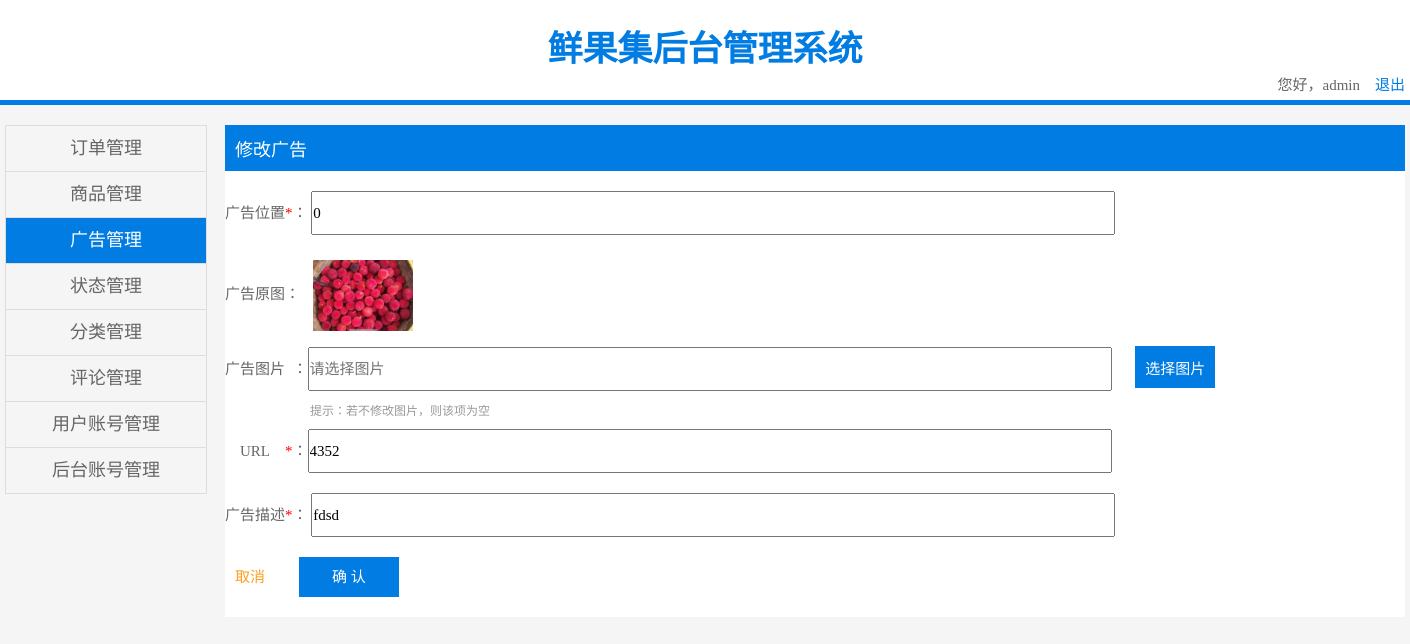
Page /admin/page/adv/updatelittle.php?id=15 (signed in) on the committed database.
### tables this page shows
CREATE TABLE `littleadvert` (
  `id` int(10) unsigned NOT NULL AUTO_INCREMENT,
  `url` varchar(100) NOT NULL,
  `option` int(10) NOT NULL,
  `content` varchar(100) NOT NULL,
  `img` varchar(100) NOT NULL,
  PRIMARY KEY (`id`)
);

### admin/page/adv/updatelittle.php (the view, shortened to what this page needs)
<?php
    $id = $_GET['id'];
    $sql = "select * from littleadvert where id='{$id}'";
    $rst = mysql_query($sql);
    $row = mysql_fetch_assoc($rst);
?>
<!DOCTYPE html>
<html lang="en">
<head>
    <link href="../../css/public.css" type="text/css" rel="stylesheet"/>
    <link href="../../css/addAdv.css" type="text/css" rel="stylesheet"/>
</head>
<body>
<div class="header">
    <div class="header_size">
        <p class="header_title">鲜果集后台管理系统 </p>
        <span class="header_exit">您好，<?php echo $_SESSION['admin_username']; ?>&nbsp;&nbsp;&nbsp; <a href="../../api/logout.php" onclick="return confirm('确认退出系统吗？');">退出</a></span>
    </div>
</div>
<div class="content">
    <div class="con_con">
        <ul class="nav">
            <li><a href="../../indent_m.php">订单管理</a></li>
            <li><a href="../../product.php">商品管理</a></li>
            <li><a href="../../adv.php" class="active">广告管理</a></li>
            <li><a href="../../status.php">状态管理</a></li>
            <li><a href="../../class.php">分类管理</a></li>
            <li><a href="../../comment.php">评论管理</a></li>
            <li><a href="../../business.php">用户账号管理</a></li>
            <li><a href="../../admin.php">后台账号管理</a></li>
        </ul>
        <form action="../../api/adv/updatelittle.php" method="post" enctype="multipart/form-data">
        <div class="right">
            <p class="title">修改广告</p>
            <div class="details">
                <p class="title2">广告位置<span>*</span>：
                    <input type="text" value="<?php echo $row['option']; ?>"  onfocus="this.blur()" name="option">
                </p>
                <p>
                    广告原图：&nbsp;&nbsp;<img src="../../../public/uploads/<?php echo $row['img']; ?>" alt="" style="vertical-align:middle;width:100px;">
                </p>
                <p>
                    广告图片&nbsp;&nbsp;：<input type="text" id="change_t1" class="pic" placeholder="请选择图片" onfocus="this.blur()">
                    <input type="text" value="选择图片" class="sure" onfocus="this.blur()" onclick="document.getElementById('change_a1').click();">
                </p>
                <p class="text">提示：若不修改图片，则该项为空</p>
                <p class="title2">&nbsp;&nbsp;&nbsp;&nbsp;URL&nbsp;&nbsp;&nbsp;&nbsp;<span>*</span>：<input type="text" value="<?php echo $row['url']; ?>" name="url"></p>
                <p class="title2">广告描述<span>*</span>：
                    <input type="text" value="<?php echo $row['content']; ?>"  name="content">
                </p>
                <a href="../../adv.php" class="del">取消</a>
                <input type="submit" value="确 认" class="ok" onfocus="this.blur();">
            </div>
        </div>
        </form>
    </div>
</div>
</body>
</html>

### admin/css/public.css (style rules this page uses)
* { margin: 0; padding: 0; }
body, html { margin: 0; background-color: #f5f5f5; height: 100%; font-family: 微软雅黑; color: rgb(102, 102, 102); font-size: 15px; }
.header { width: 100%; height: 100px; line-height: 100px; background-color: #fff; margin: 0; color: #007ce3; border-bottom: 5px solid #007ce3; text-align: center; }
.header_size { width: 1400px; margin: 0 auto; display: inline-block; }
.header_size a { line-height: 10px; color: #007ce3; text-decoration: none; }
.header_exit { float: right; height: 20px; line-height: 20px; color: rgb(102, 102, 102); margin-top: -25px; }
.header .header_title { width: 688px; line-height: 100px; color: #007ce3; text-align: center; font-size: 35px; font-weight: bold; margin: 0 auto; }
.content { width: 100%; margin: 0 auto; display: inline-block; text-align: center; margin-top: 20px; margin-bottom: 50px; }
.content .con_con { width: 1400px; height: 500px; margin: 0 auto; }
.content .con_con .nav { float: left; width: 200px; border: 1px solid #deddde; font-family: 微软雅黑; border-bottom: 0; }
.content .con_con .nav li { list-style: none; width: 100%; height: 45px; text-align: center; line-height: 45px; border-bottom: 1px solid #deddde; }
.content .con_con .nav li a { display: inline-block; width: 100%; height: 100%; color: rgb(102, 102, 102); text-decoration: none; font-size: 18px; }
.content .con_con .nav li .active { color: #fff; background-color: #007ce3; }
.content .con_con .right { width: 1180px; float: right; height: 500px; margin-bottom: 50px; }
.content .con_con .right .details { border-collapse: collapse; border: 1px solid #deddde; margin-top: 20px; background-color: #fff; width: 100%; }
.content .con_con .right .title { padding: 10px; background-color: #007ce3; color: #fff; font-size: 18px; }
.content .con_con .right .details { border-collapse: collapse; border: 1px solid #deddde; margin-top: 10px; font-family: 微软雅黑; }
.content .con_con .right .details img { margin: 0 auto; margin: 5px; }
.content .con_con .right .details a { color: rgb(254, 159, 33); text-decoration: none; font-size: 15px; width: 40px; margin-left: 10px; font-family: 微软雅黑; }

### admin/css/addAdv.css (style rules this page uses)
.content .con_con .right { text-align: left; }
.content .con_con .right .details { background-color: #fff; padding: 10px 0; margin-top: 0; border: 0; margin-bottom: 50px; }
.content .con_con .right .details p { margin-bottom: 10px; font-family: 微软雅黑; }
.content .con_con .right .details .title2 { margin-top: 10px; margin-bottom: 10px; }
.content .con_con .right .details input { height: 40px; line-height: 40px; margin-bottom: 10px; width: 800px; font-size: 15px; font-family: 微软雅黑; }
.content .con_con .right .details .sure { cursor: pointer; background-color: #007ce3; color: #fff; border: 0; width: 80px; text-align: center; margin-left: 20px; height: 42px; }
.content .con_con .right .details span { color: red; }
.content .con_con .right .details .ok { width: 100px; height: 40px; line-height: 40px; text-align: center; border: 0; background-color: #007ce3; color: #fff; font-size: 15px; cursor: pointer; margin-left: 30px; margin-bottom: 0; font-family: 微软雅黑; }
.content .con_con .right .details .text { margin-left: 85px; font-size: 12px; color: rgb(153,153,153); margin-top: -10px; margin-bottom: 10px; }

### rows in the picture
littleadvert: option "0", img (picture), url "4352", content "fdsd"

### other values in the picture
$_SESSION['admin_username'] "admin"
